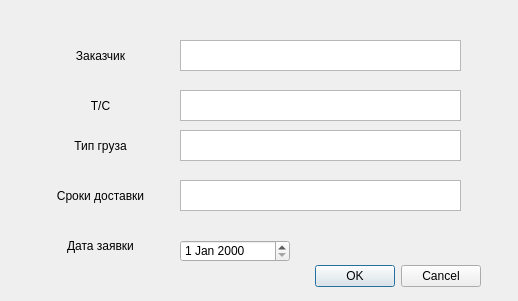
<?xml version="1.0" encoding="UTF-8"?>
<ui version="4.0">
 <class>Dialog</class>
 <widget class="QDialog" name="Dialog">
  <property name="geometry">
   <rect>
    <x>0</x>
    <y>0</y>
    <width>518</width>
    <height>301</height>
   </rect>
  </property>
  <property name="windowTitle">
   <string>Dialog</string>
  </property>
  <widget class="QDialogButtonBox" name="buttonBox">
   <property name="geometry">
    <rect>
     <x>140</x>
     <y>260</y>
     <width>341</width>
     <height>32</height>
    </rect>
   </property>
   <property name="orientation">
    <enum>Qt::Horizontal</enum>
   </property>
   <property name="standardButtons">
    <set>QDialogButtonBox::Cancel|QDialogButtonBox::Ok</set>
   </property>
  </widget>
  <widget class="QTextEdit" name="textEdit">
   <property name="geometry">
    <rect>
     <x>180</x>
     <y>40</y>
     <width>281</width>
     <height>31</height>
    </rect>
   </property>
  </widget>
  <widget class="QTextEdit" name="textEdit_2">
   <property name="geometry">
    <rect>
     <x>180</x>
     <y>90</y>
     <width>281</width>
     <height>31</height>
    </rect>
   </property>
  </widget>
  <widget class="QTextEdit" name="textEdit_3">
   <property name="geometry">
    <rect>
     <x>180</x>
     <y>130</y>
     <width>281</width>
     <height>31</height>
    </rect>
   </property>
  </widget>
  <widget class="QTextEdit" name="textEdit_4">
   <property name="geometry">
    <rect>
     <x>180</x>
     <y>180</y>
     <width>281</width>
     <height>31</height>
    </rect>
   </property>
  </widget>
  <widget class="QLabel" name="label">
   <property name="geometry">
    <rect>
     <x>30</x>
     <y>40</y>
     <width>141</width>
     <height>31</height>
    </rect>
   </property>
   <property name="text">
    <string>Заказчик</string>
   </property>
   <property name="alignment">
    <set>Qt::AlignCenter</set>
   </property>
  </widget>
  <widget class="QLabel" name="label_2">
   <property name="geometry">
    <rect>
     <x>30</x>
     <y>90</y>
     <width>141</width>
     <height>31</height>
    </rect>
   </property>
   <property name="text">
    <string>Т/C</string>
   </property>
   <property name="alignment">
    <set>Qt::AlignCenter</set>
   </property>
  </widget>
  <widget class="QLabel" name="label_3">
   <property name="geometry">
    <rect>
     <x>30</x>
     <y>130</y>
     <width>141</width>
     <height>31</height>
    </rect>
   </property>
   <property name="text">
    <string>Тип груза</string>
   </property>
   <property name="alignment">
    <set>Qt::AlignCenter</set>
   </property>
  </widget>
  <widget class="QLabel" name="label_4">
   <property name="geometry">
    <rect>
     <x>30</x>
     <y>180</y>
     <width>141</width>
     <height>31</height>
    </rect>
   </property>
   <property name="text">
    <string>Сроки доставки</string>
   </property>
   <property name="alignment">
    <set>Qt::AlignCenter</set>
   </property>
  </widget>
  <widget class="QDateEdit" name="dateEdit">
   <property name="geometry">
    <rect>
     <x>180</x>
     <y>240</y>
     <width>110</width>
     <height>22</height>
    </rect>
   </property>
  </widget>
  <widget class="QLabel" name="label_5">
   <property name="geometry">
    <rect>
     <x>30</x>
     <y>230</y>
     <width>141</width>
     <height>31</height>
    </rect>
   </property>
   <property name="text">
    <string>Дата заявки</string>
   </property>
   <property name="alignment">
    <set>Qt::AlignCenter</set>
   </property>
  </widget>
 </widget>
 <resources/>
 <connections>
  <connection>
   <sender>buttonBox</sender>
   <signal>accepted()</signal>
   <receiver>Dialog</receiver>
   <slot>accept()</slot>
   <hints>
    <hint type="sourcelabel">
     <x>248</x>
     <y>254</y>
    </hint>
    <hint type="destinationlabel">
     <x>157</x>
     <y>274</y>
    </hint>
   </hints>
  </connection>
  <connection>
   <sender>buttonBox</sender>
   <signal>rejected()</signal>
   <receiver>Dialog</receiver>
   <slot>reject()</slot>
   <hints>
    <hint type="sourcelabel">
     <x>316</x>
     <y>260</y>
    </hint>
    <hint type="destinationlabel">
     <x>286</x>
     <y>274</y>
    </hint>
   </hints>
  </connection>
 </connections>
</ui>
